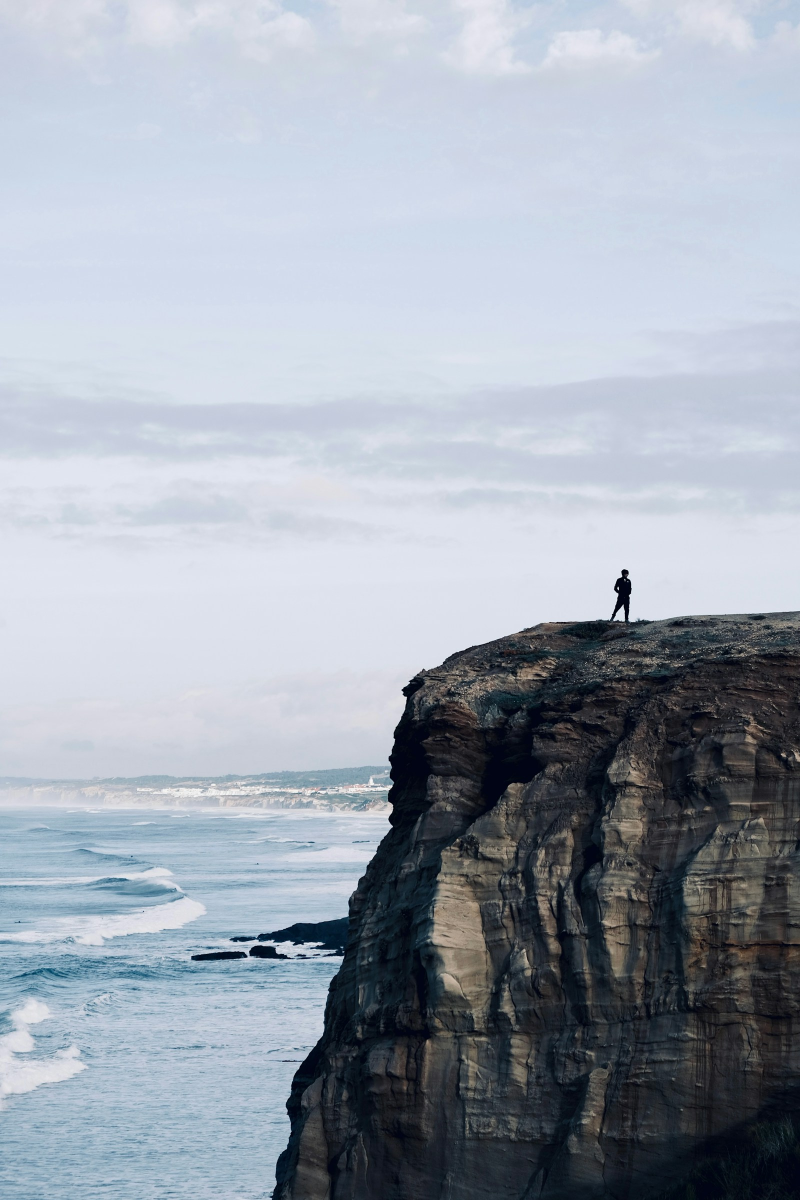
#> input picture rebrand/fotos/lista/1.jpg, 1600 x 2400 px (shown at 1/2 size)
$ python -i comum.py   (imports and definitions only)
#> lines starting #> are read from the running program, lines starting #| are printed output that depends on the picture
#> further down, picture is the input picture: PIL image 1600x2400 RGB; mean R, G, B 158.2, 166, 177.2
"""Funções comuns das peças do rebrand do Verdades Atemporais."""
import os
from PIL import Image, ImageDraw, ImageFont, ImageFilter, ImageStat

AQUI = os.path.dirname(os.path.abspath(__file__))
MARCA = os.path.join(AQUI, '..', 'marca')
W, H = 1080, 1350

_F = os.path.join(AQUI, 'fontes')
FONTES = {
    'inter-bold': os.path.join(_F, 'Inter-Bold.otf'),
    'inter-reg': os.path.join(_F, 'Inter-Regular.otf'),
    'inter-semi': os.path.join(_F, 'Inter-SemiBold.otf'),
    'poppins-bold': os.path.join(_F, 'Poppins-Bold.ttf'),
    'poppins-semi': os.path.join(_F, 'Poppins-Medium.ttf'),
}


def fonte(nome, tam):
    return ImageFont.truetype(FONTES[nome], tam)


def aparar_borda(img, limiar=245, folga=4):
    """Remove moldura branca que o gerador às vezes coloca em volta da imagem."""
#> called with limiar = 245, folga = 4
    import numpy as np
    a = np.asarray(img.convert('L'))
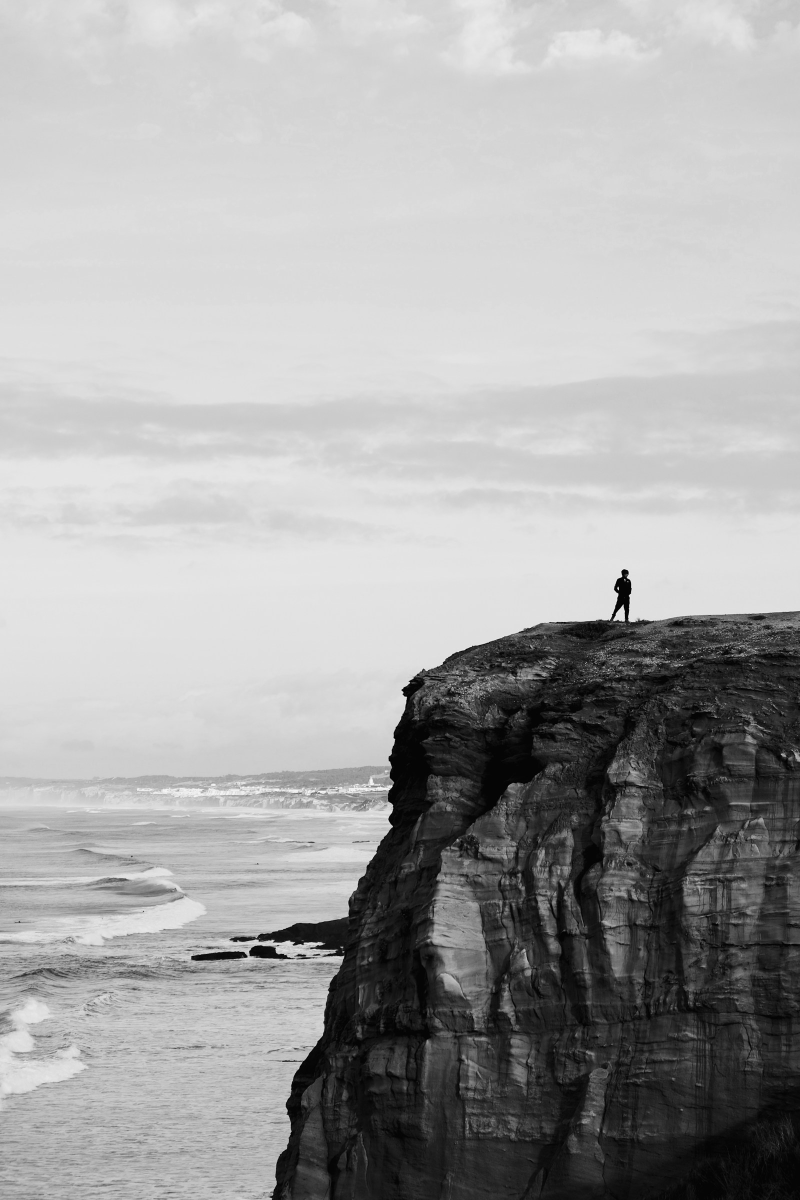
#> a: shape (2400, 1600) (shown at 1/2 size); min 0, max 254, mean 164.9
    linhas = np.where(a.mean(1) < limiar)[0]
#> linhas = 2400 values from 0 to 2399
    cols = np.where(a.mean(0) < limiar)[0]
#> cols = 1600 values from 0 to 1599
    if len(linhas) == 0 or len(cols) == 0:
        return img
    t, b, l, r = linhas[0], linhas[-1], cols[0], cols[-1]
#> t = 0; b = 2399; l = 0; r = 1599
    if t == 0 and l == 0 and b == a.shape[0] - 1 and r == a.shape[1] - 1:
        return img
    return img.crop((l + folga, t + folga, r - folga, b - folga))


def preencher(img, w=W, h=H, fy=0.5, fx=0.5):
    """Recorta e redimensiona para w x h, escolhendo o ponto focal (0 a 1)."""
    img = aparar_borda(img.convert('RGB'))
    s = max(w / img.width, h / img.height)
#> s = 0.675
    img = img.resize((round(img.width * s), round(img.height * s)), Image.LANCZOS)
    x = round((img.width - w) * fx)
#> x = 0
    y = round((img.height - h) * fy)
#> y = 135
    return img.crop((x, y, x + w, y + h))
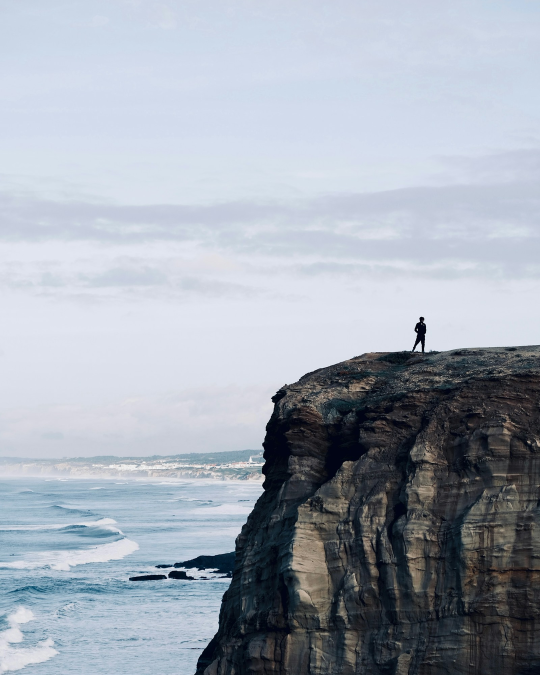
#> returned value: PIL image 1080x1350 RGB (shown at 1/2 size); mean R, G, B 162, 169.4, 180.5


def luminancia(img, caixa):
    return ImageStat.Stat(img.crop(caixa).convert('L')).mean[0]


# [109 lines left out: functions quebrar, escrever, assinatura, grao, faixa_escura, not called in this run]


FONTES['amatic'] = os.path.join(_F, 'AmaticSC-Bold.ttf')
FONTES['marker'] = os.path.join(_F, 'PermanentMarker.ttf')


# [75 lines left out: functions _linha_mao, letreiro, not called in this run]

>>> from PIL import Image
>>> picture = Image.open('fotos/lista/1.jpg')
>>> result = preencher(picture)

$ run again, on rebrand/fotos/lista/2.jpg
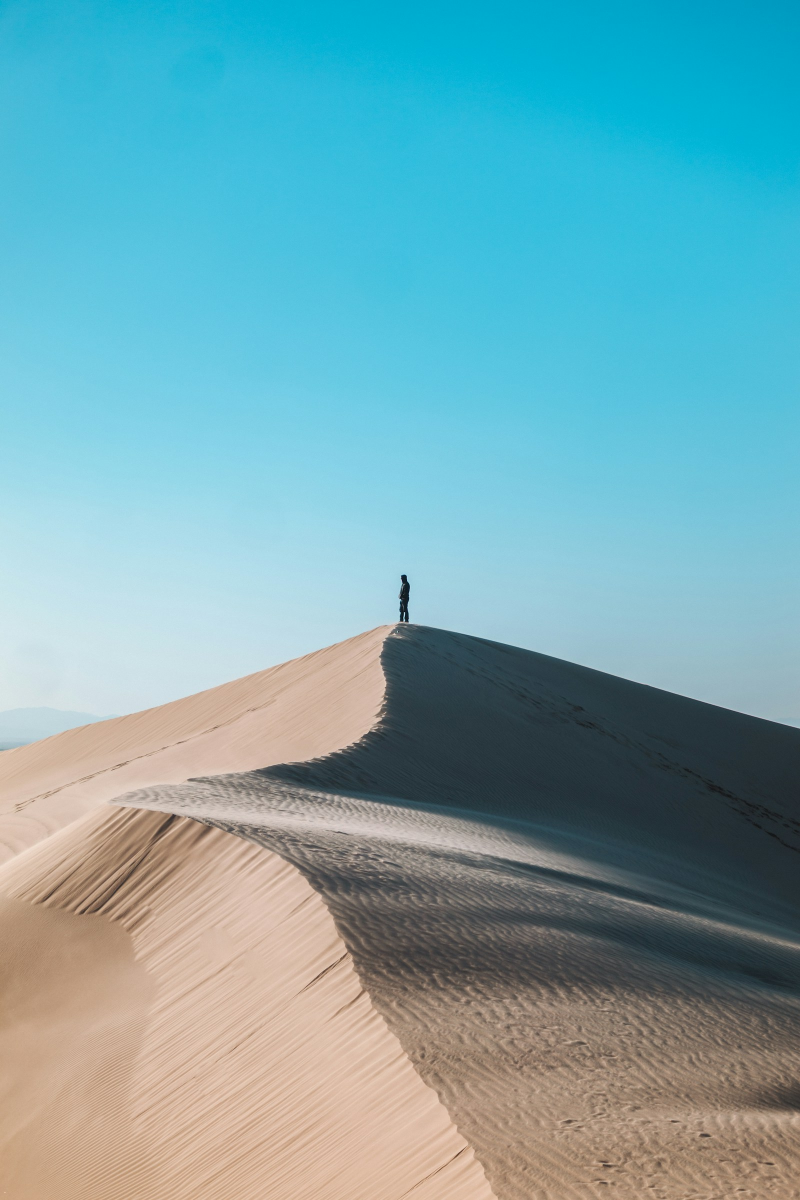
#> input picture rebrand/fotos/lista/2.jpg, 1600 x 2400 px (shown at 1/2 size)
#> picture is the input picture: PIL image 1600x2400 RGB; mean R, G, B 116.7, 167.7, 176.3
#> in aparar_borda, `a = np.asarray(img.convert('L'))`:
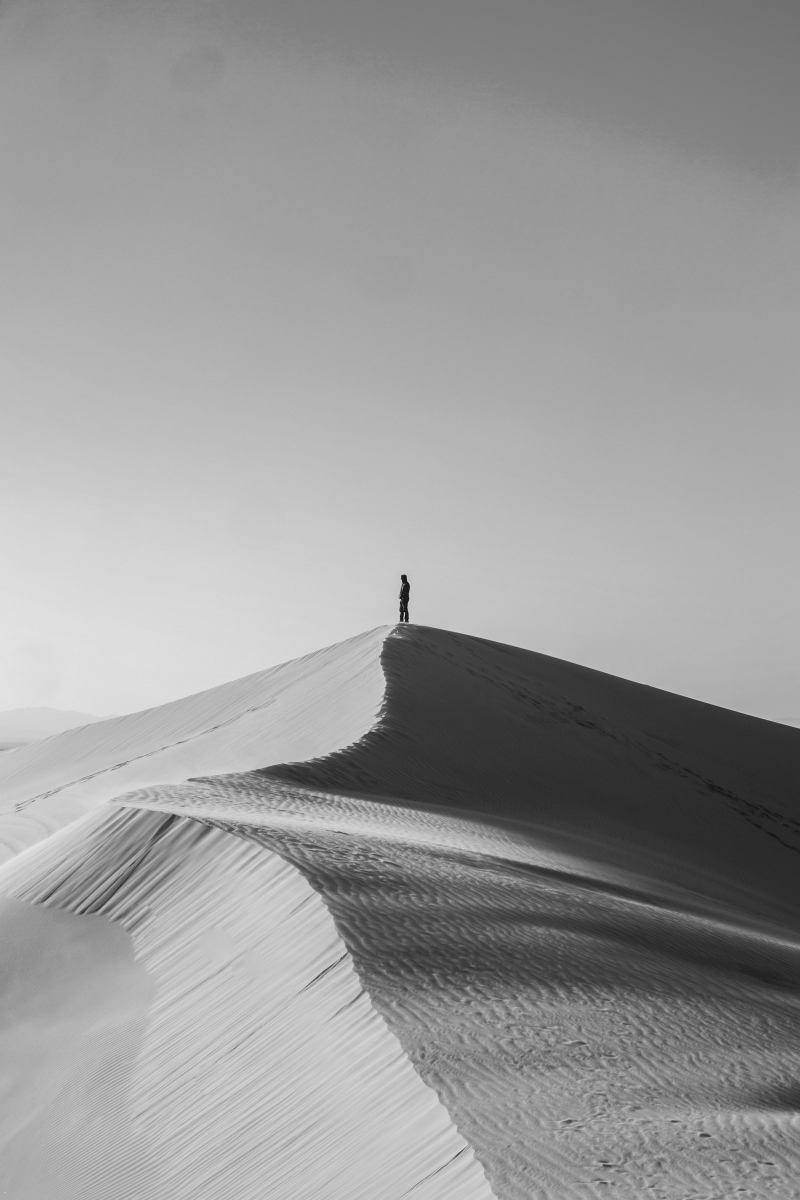
#> a: shape (2400, 1600) (shown at 1/2 size); min 4, max 235, mean 153.4
#> linhas = 2400 values from 0 to 2399
#> cols = 1600 values from 0 to 1599
#> t = 0; b = 2399; l = 0; r = 1599
#> in preencher, `return img.crop((x, y, x + w, y + h))`:
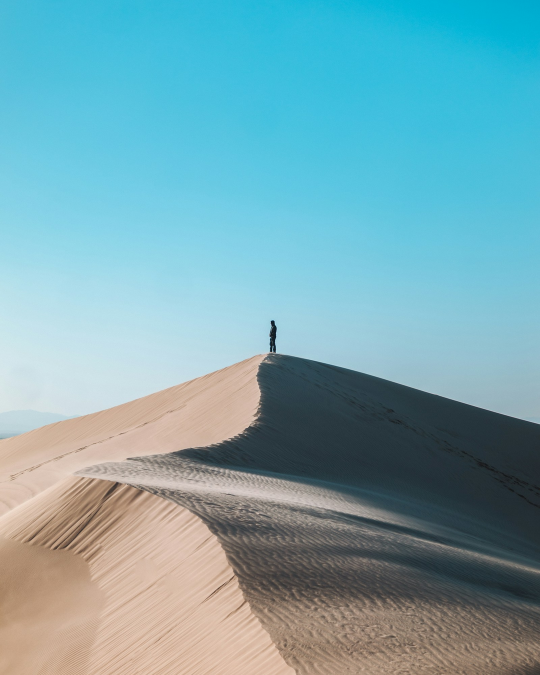
#> returned value: PIL image 1080x1350 RGB (shown at 1/2 size); mean R, G, B 119, 167.4, 176.8

$ run again, on rebrand/fotos/lista/3.jpg
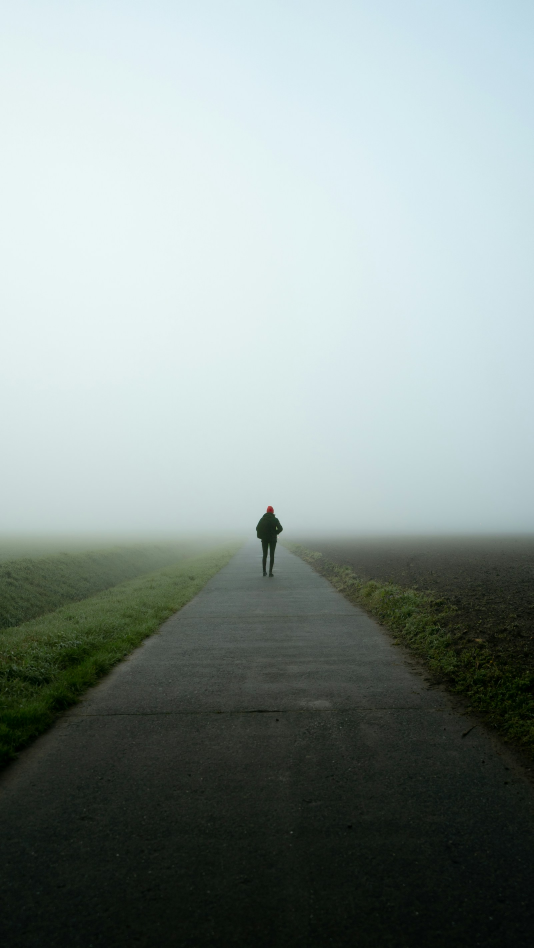
#> input picture rebrand/fotos/lista/3.jpg, 1600 x 2844 px (shown at 1/3 size)
#> picture is the input picture: PIL image 1600x2844 RGB; mean R, G, B 139.1, 151.2, 148.1
#> in aparar_borda, `a = np.asarray(img.convert('L'))`:
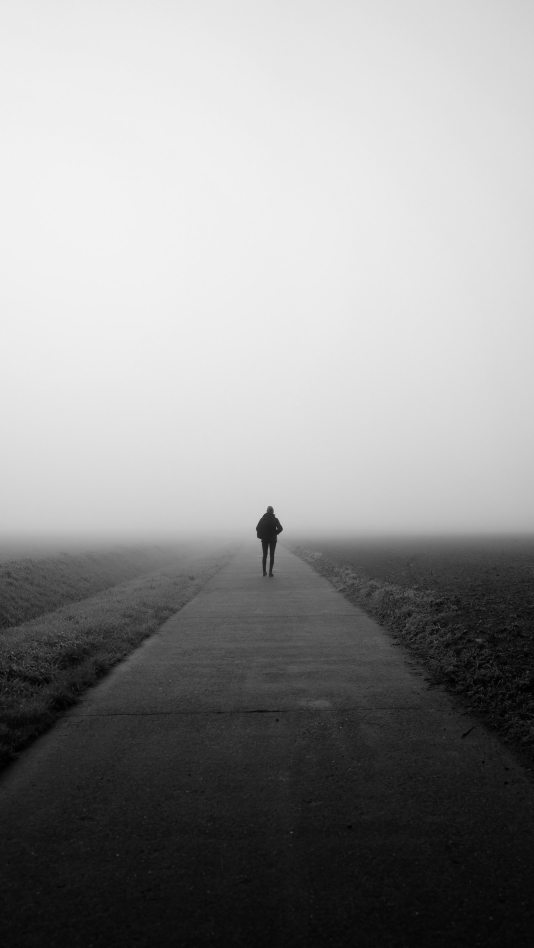
#> a: shape (2844, 1600) (shown at 1/3 size); min 0, max 244, mean 147.2
#> linhas = 2844 values from 0 to 2843
#> cols = 1600 values from 0 to 1599
#> t = 0; b = 2843; l = 0; r = 1599
#> in preencher, `return img.crop((x, y, x + w, y + h))`:
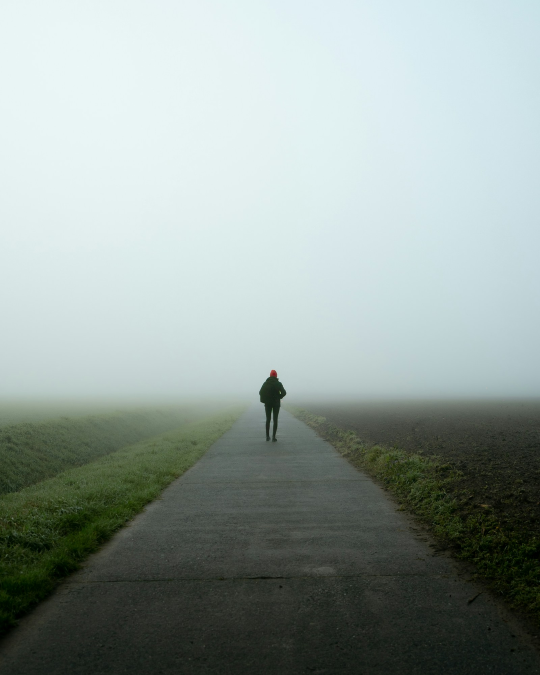
#> returned value: PIL image 1080x1350 RGB (shown at 1/2 size); mean R, G, B 149.1, 161.2, 156.8

$ run again, on rebrand/fotos/lista/4.jpg
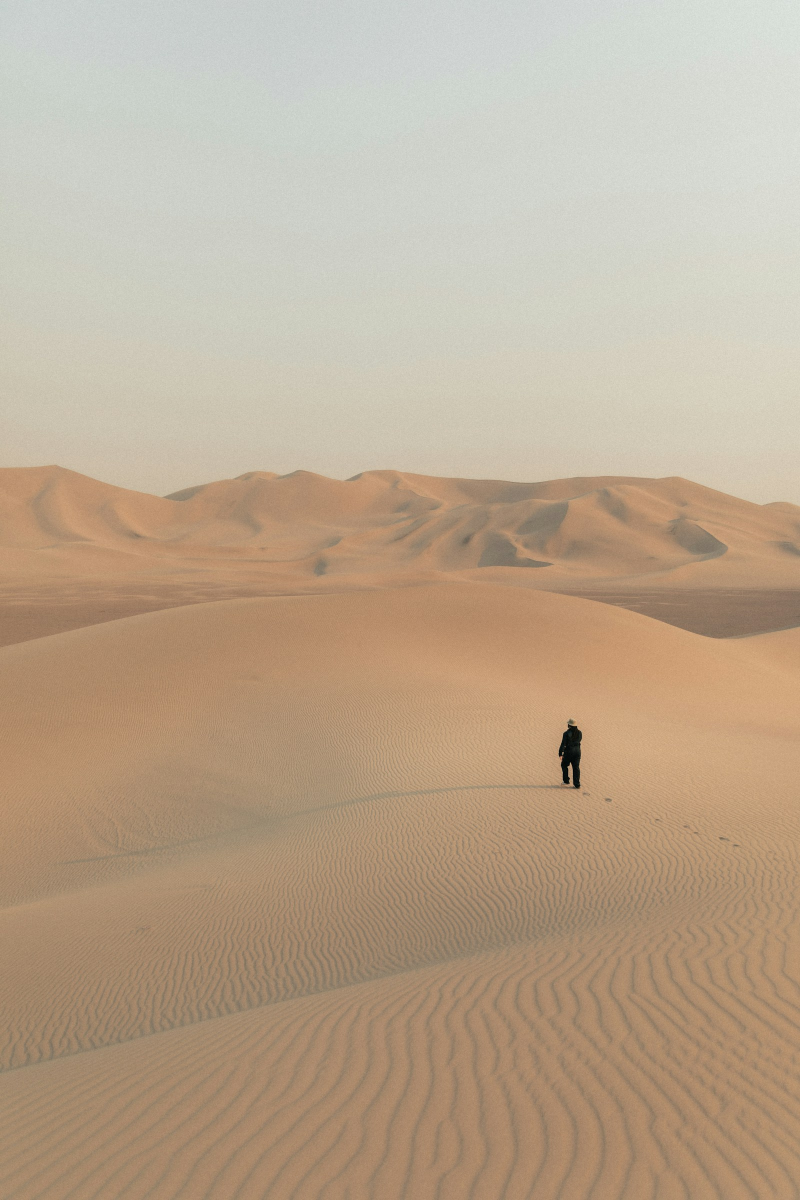
#> input picture rebrand/fotos/lista/4.jpg, 1600 x 2400 px (shown at 1/2 size)
#> picture is the input picture: PIL image 1600x2400 RGB; mean R, G, B 186.9, 167.5, 144.7
#> in aparar_borda, `a = np.asarray(img.convert('L'))`:
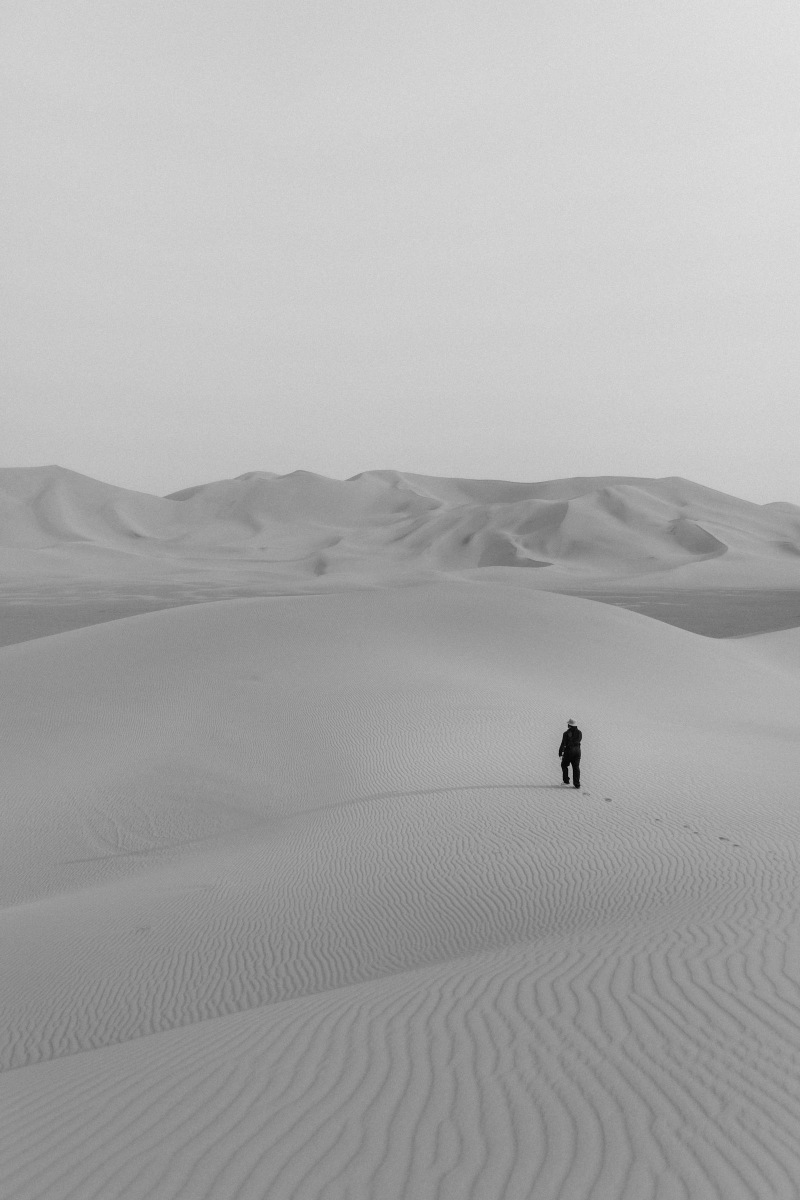
#> a: shape (2400, 1600) (shown at 1/2 size); min 0, max 233, mean 170.6
#> linhas = 2400 values from 0 to 2399
#> cols = 1600 values from 0 to 1599
#> t = 0; b = 2399; l = 0; r = 1599
#> in preencher, `return img.crop((x, y, x + w, y + h))`:
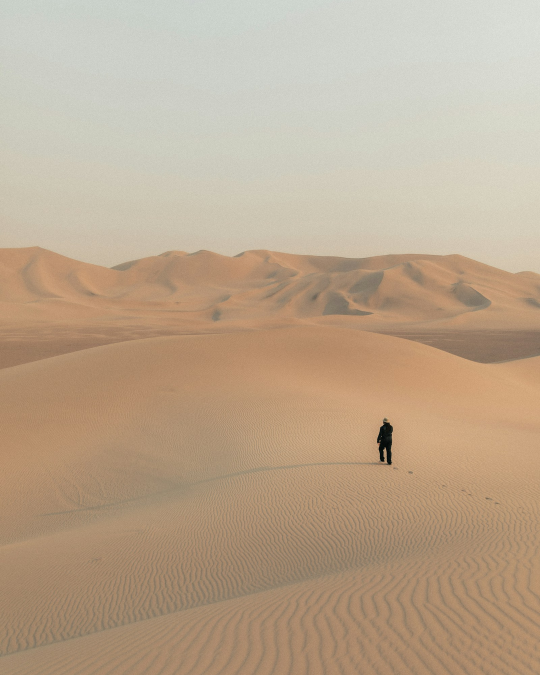
#> returned value: PIL image 1080x1350 RGB (shown at 1/2 size); mean R, G, B 187, 166.3, 142.3
